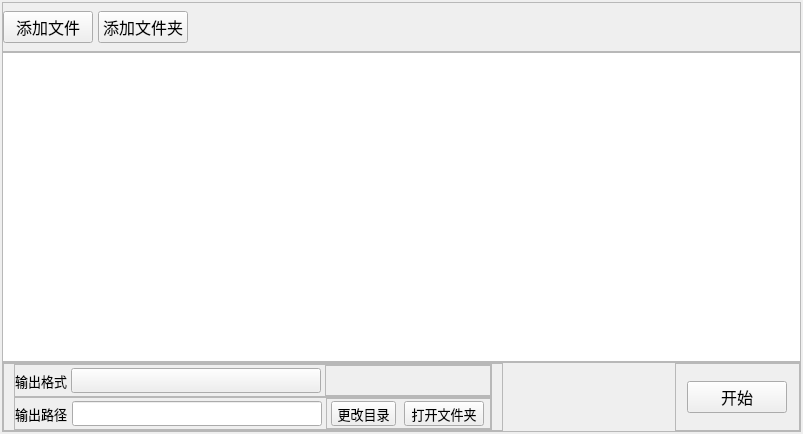
<?xml version="1.0" encoding="UTF-8"?>
<ui version="4.0">
 <class>QFormatConversion</class>
 <widget class="QWidget" name="QFormatConversion">
  <property name="geometry">
   <rect>
    <x>0</x>
    <y>0</y>
    <width>803</width>
    <height>434</height>
   </rect>
  </property>
  <property name="windowTitle">
   <string>格式转换</string>
  </property>
  <layout class="QVBoxLayout" name="verticalLayout">
   <property name="spacing">
    <number>0</number>
   </property>
   <property name="leftMargin">
    <number>2</number>
   </property>
   <property name="topMargin">
    <number>2</number>
   </property>
   <property name="rightMargin">
    <number>2</number>
   </property>
   <property name="bottomMargin">
    <number>2</number>
   </property>
   <item>
    <widget class="QFrame" name="frame">
     <property name="minimumSize">
      <size>
       <width>0</width>
       <height>50</height>
      </size>
     </property>
     <property name="maximumSize">
      <size>
       <width>16777215</width>
       <height>50</height>
      </size>
     </property>
     <property name="font">
      <font>
       <family>微软雅黑</family>
       <pointsize>12</pointsize>
      </font>
     </property>
     <property name="frameShape">
      <enum>QFrame::StyledPanel</enum>
     </property>
     <property name="frameShadow">
      <enum>QFrame::Raised</enum>
     </property>
     <layout class="QHBoxLayout" name="horizontalLayout">
      <property name="spacing">
       <number>5</number>
      </property>
      <property name="leftMargin">
       <number>0</number>
      </property>
      <property name="topMargin">
       <number>0</number>
      </property>
      <property name="rightMargin">
       <number>0</number>
      </property>
      <property name="bottomMargin">
       <number>0</number>
      </property>
      <item>
       <widget class="QPushButton" name="btnAddFile">
        <property name="minimumSize">
         <size>
          <width>90</width>
          <height>25</height>
         </size>
        </property>
        <property name="text">
         <string>添加文件</string>
        </property>
       </widget>
      </item>
      <item>
       <widget class="QPushButton" name="btnAddPath">
        <property name="minimumSize">
         <size>
          <width>90</width>
          <height>25</height>
         </size>
        </property>
        <property name="text">
         <string>添加文件夹</string>
        </property>
       </widget>
      </item>
      <item>
       <spacer name="horizontalSpacer">
        <property name="orientation">
         <enum>Qt::Horizontal</enum>
        </property>
        <property name="sizeHint" stdset="0">
         <size>
          <width>624</width>
          <height>20</height>
         </size>
        </property>
       </spacer>
      </item>
     </layout>
    </widget>
   </item>
   <item>
    <widget class="QListWidget" name="ListWnd"/>
   </item>
   <item>
    <widget class="QFrame" name="frame_3">
     <property name="sizePolicy">
      <sizepolicy hsizetype="Preferred" vsizetype="Fixed">
       <horstretch>0</horstretch>
       <verstretch>0</verstretch>
      </sizepolicy>
     </property>
     <property name="minimumSize">
      <size>
       <width>0</width>
       <height>70</height>
      </size>
     </property>
     <property name="maximumSize">
      <size>
       <width>16777215</width>
       <height>120</height>
      </size>
     </property>
     <property name="frameShape">
      <enum>QFrame::StyledPanel</enum>
     </property>
     <property name="frameShadow">
      <enum>QFrame::Raised</enum>
     </property>
     <layout class="QHBoxLayout" name="horizontalLayout_2">
      <property name="spacing">
       <number>20</number>
      </property>
      <property name="leftMargin">
       <number>0</number>
      </property>
      <property name="topMargin">
       <number>0</number>
      </property>
      <property name="rightMargin">
       <number>0</number>
      </property>
      <property name="bottomMargin">
       <number>0</number>
      </property>
      <item>
       <widget class="QFrame" name="frame_4">
        <property name="sizePolicy">
         <sizepolicy hsizetype="Preferred" vsizetype="Preferred">
          <horstretch>0</horstretch>
          <verstretch>0</verstretch>
         </sizepolicy>
        </property>
        <property name="minimumSize">
         <size>
          <width>500</width>
          <height>0</height>
         </size>
        </property>
        <property name="font">
         <font>
          <family>微软雅黑</family>
          <pointsize>10</pointsize>
         </font>
        </property>
        <property name="frameShape">
         <enum>QFrame::StyledPanel</enum>
        </property>
        <property name="frameShadow">
         <enum>QFrame::Raised</enum>
        </property>
        <layout class="QVBoxLayout" name="verticalLayout_2">
         <property name="spacing">
          <number>0</number>
         </property>
         <property name="leftMargin">
          <number>10</number>
         </property>
         <property name="topMargin">
          <number>0</number>
         </property>
         <property name="rightMargin">
          <number>10</number>
         </property>
         <property name="bottomMargin">
          <number>0</number>
         </property>
         <item>
          <widget class="QFrame" name="frame_7">
           <property name="frameShape">
            <enum>QFrame::StyledPanel</enum>
           </property>
           <property name="frameShadow">
            <enum>QFrame::Raised</enum>
           </property>
           <layout class="QHBoxLayout" name="horizontalLayout_5">
            <property name="spacing">
             <number>4</number>
            </property>
            <property name="leftMargin">
             <number>0</number>
            </property>
            <property name="topMargin">
             <number>0</number>
            </property>
            <property name="rightMargin">
             <number>0</number>
            </property>
            <property name="bottomMargin">
             <number>0</number>
            </property>
            <item>
             <widget class="QLabel" name="label">
              <property name="sizePolicy">
               <sizepolicy hsizetype="Fixed" vsizetype="Preferred">
                <horstretch>0</horstretch>
                <verstretch>0</verstretch>
               </sizepolicy>
              </property>
              <property name="minimumSize">
               <size>
                <width>0</width>
                <height>0</height>
               </size>
              </property>
              <property name="maximumSize">
               <size>
                <width>16777215</width>
                <height>16777215</height>
               </size>
              </property>
              <property name="text">
               <string>输出格式</string>
              </property>
             </widget>
            </item>
            <item>
             <widget class="QPushButton" name="btnOuputFormat">
              <property name="sizePolicy">
               <sizepolicy hsizetype="Expanding" vsizetype="Fixed">
                <horstretch>0</horstretch>
                <verstretch>0</verstretch>
               </sizepolicy>
              </property>
              <property name="minimumSize">
               <size>
                <width>250</width>
                <height>25</height>
               </size>
              </property>
              <property name="maximumSize">
               <size>
                <width>250</width>
                <height>25</height>
               </size>
              </property>
              <property name="text">
               <string/>
              </property>
             </widget>
            </item>
            <item>
             <widget class="QFrame" name="frame_9">
              <property name="sizePolicy">
               <sizepolicy hsizetype="Minimum" vsizetype="Preferred">
                <horstretch>0</horstretch>
                <verstretch>0</verstretch>
               </sizepolicy>
              </property>
              <property name="minimumSize">
               <size>
                <width>150</width>
                <height>0</height>
               </size>
              </property>
              <property name="frameShape">
               <enum>QFrame::StyledPanel</enum>
              </property>
              <property name="frameShadow">
               <enum>QFrame::Raised</enum>
              </property>
             </widget>
            </item>
           </layout>
          </widget>
         </item>
         <item>
          <widget class="QFrame" name="frame_8">
           <property name="frameShape">
            <enum>QFrame::StyledPanel</enum>
           </property>
           <property name="frameShadow">
            <enum>QFrame::Raised</enum>
           </property>
           <layout class="QHBoxLayout" name="horizontalLayout_6">
            <property name="spacing">
             <number>4</number>
            </property>
            <property name="leftMargin">
             <number>0</number>
            </property>
            <property name="topMargin">
             <number>0</number>
            </property>
            <property name="rightMargin">
             <number>0</number>
            </property>
            <property name="bottomMargin">
             <number>0</number>
            </property>
            <item>
             <widget class="QLabel" name="label_2">
              <property name="sizePolicy">
               <sizepolicy hsizetype="Fixed" vsizetype="Preferred">
                <horstretch>0</horstretch>
                <verstretch>0</verstretch>
               </sizepolicy>
              </property>
              <property name="minimumSize">
               <size>
                <width>0</width>
                <height>0</height>
               </size>
              </property>
              <property name="maximumSize">
               <size>
                <width>16777215</width>
                <height>16777215</height>
               </size>
              </property>
              <property name="text">
               <string>输出路径</string>
              </property>
             </widget>
            </item>
            <item>
             <widget class="QLineEdit" name="lineEditOutputPath">
              <property name="minimumSize">
               <size>
                <width>250</width>
                <height>25</height>
               </size>
              </property>
              <property name="maximumSize">
               <size>
                <width>250</width>
                <height>25</height>
               </size>
              </property>
              <property name="readOnly">
               <bool>true</bool>
              </property>
             </widget>
            </item>
            <item>
             <widget class="QFrame" name="frame_2">
              <property name="minimumSize">
               <size>
                <width>150</width>
                <height>0</height>
               </size>
              </property>
              <property name="frameShape">
               <enum>QFrame::StyledPanel</enum>
              </property>
              <property name="frameShadow">
               <enum>QFrame::Raised</enum>
              </property>
              <layout class="QHBoxLayout" name="horizontalLayout_4">
               <property name="spacing">
                <number>4</number>
               </property>
               <property name="leftMargin">
                <number>0</number>
               </property>
               <property name="topMargin">
                <number>0</number>
               </property>
               <property name="rightMargin">
                <number>0</number>
               </property>
               <property name="bottomMargin">
                <number>0</number>
               </property>
               <item>
                <widget class="QPushButton" name="btnChangeDir">
                 <property name="minimumSize">
                  <size>
                   <width>65</width>
                   <height>25</height>
                  </size>
                 </property>
                 <property name="maximumSize">
                  <size>
                   <width>65</width>
                   <height>25</height>
                  </size>
                 </property>
                 <property name="text">
                  <string>更改目录</string>
                 </property>
                </widget>
               </item>
               <item>
                <widget class="QPushButton" name="btnOpenPath">
                 <property name="minimumSize">
                  <size>
                   <width>80</width>
                   <height>25</height>
                  </size>
                 </property>
                 <property name="maximumSize">
                  <size>
                   <width>80</width>
                   <height>25</height>
                  </size>
                 </property>
                 <property name="text">
                  <string>打开文件夹</string>
                 </property>
                </widget>
               </item>
              </layout>
             </widget>
            </item>
           </layout>
          </widget>
         </item>
        </layout>
       </widget>
      </item>
      <item>
       <spacer name="horizontalSpacer_2">
        <property name="orientation">
         <enum>Qt::Horizontal</enum>
        </property>
        <property name="sizeHint" stdset="0">
         <size>
          <width>40</width>
          <height>20</height>
         </size>
        </property>
       </spacer>
      </item>
      <item>
       <widget class="QFrame" name="frame_6">
        <property name="maximumSize">
         <size>
          <width>160</width>
          <height>16777215</height>
         </size>
        </property>
        <property name="font">
         <font>
          <family>微软雅黑</family>
          <pointsize>12</pointsize>
         </font>
        </property>
        <property name="frameShape">
         <enum>QFrame::StyledPanel</enum>
        </property>
        <property name="frameShadow">
         <enum>QFrame::Raised</enum>
        </property>
        <layout class="QHBoxLayout" name="horizontalLayout_3">
         <property name="rightMargin">
          <number>12</number>
         </property>
         <item>
          <widget class="QPushButton" name="btnStart">
           <property name="minimumSize">
            <size>
             <width>100</width>
             <height>30</height>
            </size>
           </property>
           <property name="maximumSize">
            <size>
             <width>150</width>
             <height>16777215</height>
            </size>
           </property>
           <property name="text">
            <string>开始</string>
           </property>
          </widget>
         </item>
        </layout>
       </widget>
      </item>
     </layout>
    </widget>
   </item>
  </layout>
 </widget>
 <layoutdefault spacing="6" margin="11"/>
 <resources/>
 <connections/>
</ui>
